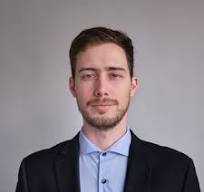
#> input picture storage/media-library/temp/t2TFCtfTRMqPZU3e3kF2Tvfzbh3l3QLk/paeKIbqHPSYSMHRM7eJobABJ5fDrUHKb.jpeg, 204 x 192 px, given in place of tmpgteeskc3.png, which was not available
$ python passport_photo_creator.py --input ../../storage/media-library/temp/t2TFCtfTRMqPZU3e3kF2Tvfzbh3l3QLk/paeKIbqHPSYSMHRM7eJobABJ5fDrUHKb.jpeg --output out.png
#> lines starting #> are read from the running program, lines starting #| are printed output that depends on the picture; pictures that were not available may be replaced by others from this repository, and a replacement may not be noted
#!/usr/bin/env python3
import cv2
import argparse
import subprocess
import numpy as np
import os
import tempfile

def detect_and_center_head(image_path, output_path):
    # Load the cascade classifier for detecting faces
    face_cascade = cv2.CascadeClassifier(cv2.data.haarcascades + 'haarcascade_frontalface_default.xml')

    # Load the image
    img = cv2.imread(image_path, cv2.IMREAD_UNCHANGED)  # Make sure we're preserving any alpha channel
#> img is the input picture: shape (192, 204, 3); mean B, G, R 131, 125.2, 133.8

    # If the image is 3-channel (no alpha), we add an alpha channel
    if img.shape[2] == 3:
        img = cv2.cvtColor(img, cv2.COLOR_BGR2BGRA)
#> img: shape (192, 204, 4)

    gray = cv2.cvtColor(img, cv2.COLOR_BGRA2GRAY)
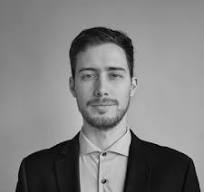
#> gray: shape (192, 204); min 1, max 235, mean 128.5

    # Detect the face in the image
    faces = face_cascade.detectMultiScale(gray, 1.3, 5)
#> faces = [[61, 43, 83, 83]]

    if len(faces) == 0:
        print("No face detected!")
        return

    # For simplicity, we'll consider only the first detected face
    x, y, w, h = faces[0]
#> x = 61; y = 43; w = 83; h = 83

    # Get the center of the face
    face_center = (x + w//2, y + h//2)
#> face_center = (102, 84)

    # Calculate the translation needed to center the face
    height, width, _ = img.shape
#> height = 192; width = 204
    dx = width//2 - face_center[0]
#> dx = 0
    dy = height//2 - face_center[1]
#> dy = 12

    # Create the translation matrix
    M = np.float32([[1, 0, dx], [0, 1, dy]])
#> M = [[1, 0, 0], [0, 1, 12]]

    # Translate the image to center the face
    centered_img = cv2.warpAffine(img, M, (width, height), flags=cv2.INTER_LINEAR, borderMode=cv2.BORDER_CONSTANT, borderValue=(0,0,0,0))
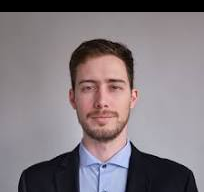
#> centered_img: shape (192, 204, 4); mean B, G, R, A 126, 121.1, 129.9, 239.1
    # The borderValue=(0,0,0,0) makes sure that the new regions in the image are transparent.

    # Save the output image in PNG format to preserve transparency
    cv2.imwrite(output_path, centered_img)

def resize_and_center_head(image_path, output_path, head_to_face_ratio=1.5):
    # Load the image and the face detector
#> called with output_path = 'out.png', head_to_face_ratio = 1.5
    image = cv2.imread(image_path, cv2.IMREAD_UNCHANGED)

    # Ensure the image has an alpha channel for transparency
    if image.shape[2] == 3:
        image = cv2.cvtColor(image, cv2.COLOR_BGR2BGRA)

    face_cascade = cv2.CascadeClassifier(cv2.data.haarcascades + 'haarcascade_frontalface_default.xml')

    # Detect faces
    faces = face_cascade.detectMultiScale(image, 1.1, 4)
#> faces = [[64, 57, 77, 77]]
    if len(faces) == 0:
        print("No face detected in the image.")
        return

    # For simplicity, consider the first detected face
    x, y, w, h = faces[0]
#> x = 64; y = 57; w = 77; h = 77

    # Estimate the head height to be 1.5 times the face height
    estimated_head_height = int(head_to_face_ratio * h)
#> estimated_head_height = 115
    delta = (estimated_head_height - h) // 2
#> delta = 19

    # Adjust y coordinate based on the estimated head dimensions
    y = y - delta
#> y = 38

    # Clip values to stay within image bounds
    y = max(0, y)
    h = min(image.shape[0] - y, estimated_head_height)
#> h = 115
    w = min(image.shape[1] - x, w)

    # Calculate the new cropping window dimensions
    target_img_height = int(1.43 * estimated_head_height)
#> target_img_height = 164
    target_img_width = int(1.021 * estimated_head_height)
#> target_img_width = 117

    # Calculate cropping window's upper left corner position
    start_y = y - int(0.15 * estimated_head_height)
#> start_y = 21
    start_x = max(0, x - (target_img_width - w) // 2)
#> start_x = 44

    # Adjust end points if they go beyond image dimensions
    end_y = min(image.shape[0], start_y + target_img_height)
#> end_y = 185
    end_x = min(image.shape[1], start_x + target_img_width)
#> end_x = 161

    # Ensure start_y remains non-negative
    start_y = max(0, start_y)

    # Crop the original image based on the calculated window
    cropped_img = image[start_y:end_y, start_x:end_x]
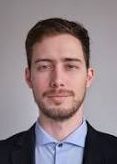
#> cropped_img: shape (164, 117, 4); mean B, G, R, A 131.1, 126.5, 140.8, 255

    # Save the processed image
    cv2.imwrite(output_path, cropped_img)

if __name__ == '__main__':
    parser = argparse.ArgumentParser(description='Crop the image based on head position and size.')
    parser.add_argument('-i', '--input', required=True, help='Path to input image')
    parser.add_argument('-o', '--output', required=True, help='Path to save processed image')
    parser.add_argument('-r', '--head_to_face_ratio', type=float, default=1.5, required=False, help='Ratio of Head Size to the Face Size')
    args = parser.parse_args()

    temp_png_file_0 = tempfile.mktemp(suffix='.png')
    temp_png_file_1 = tempfile.mktemp(suffix='.png')

    subprocess.run(["carvekit", "-i", args.input, "-o", f"{temp_png_file_0}"], check=True)

    detect_and_center_head(temp_png_file_0, temp_png_file_1)

    resize_and_center_head(temp_png_file_1, args.output, args.head_to_face_ratio)

    os.remove(temp_png_file_0)
    os.remove(temp_png_file_1)
